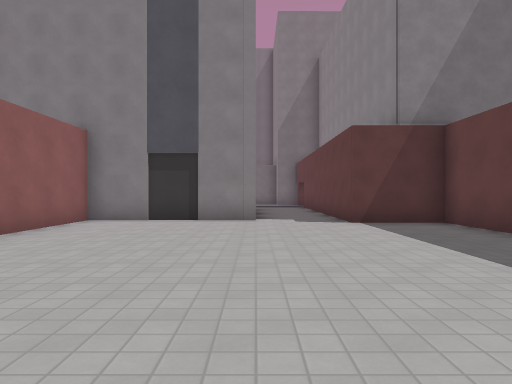
view 1 (above)

18 first-person views from a walk through a Godot game level. The camera is 1.4 m above the floor, looks level and sees 70° across. The floor is counted in squares, 2 m on a side. Each view is taken from the middle of a square. On the plan, view 1 faces up. The plan holds only what a view shows up to about 11 squares ahead; the rest is blank. The place goes on beyond the plan. Surface patterns are stand-ins for the level's own textures.

view 2
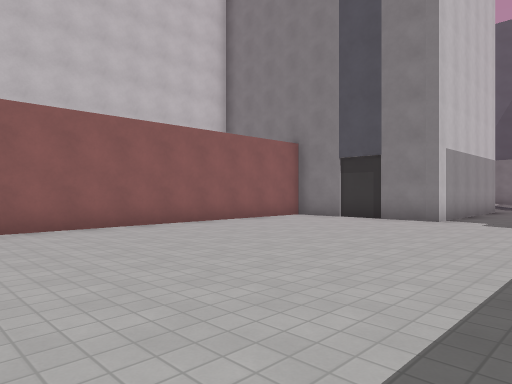

view 3
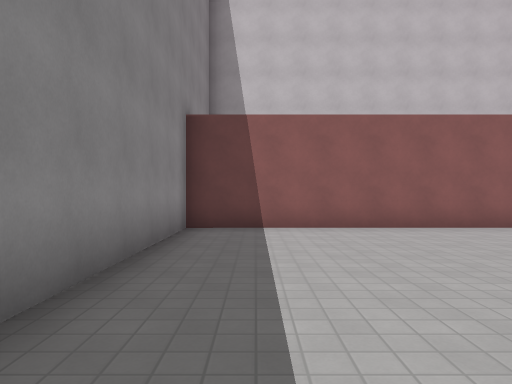

view 4
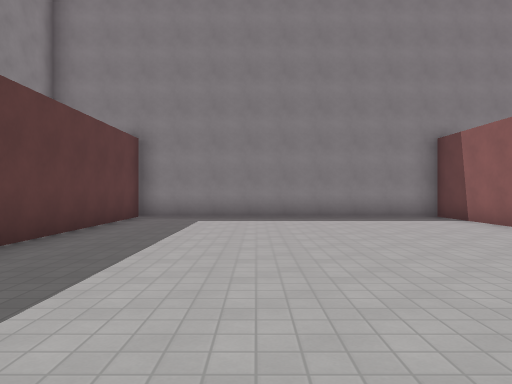

view 5
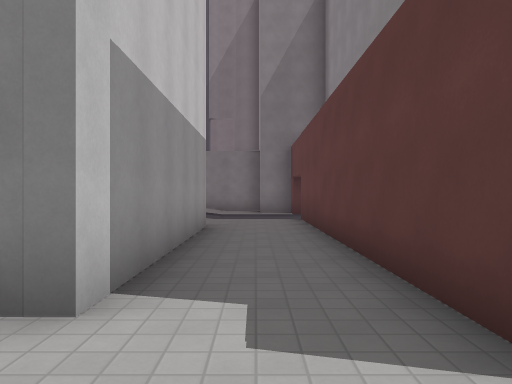

view 6
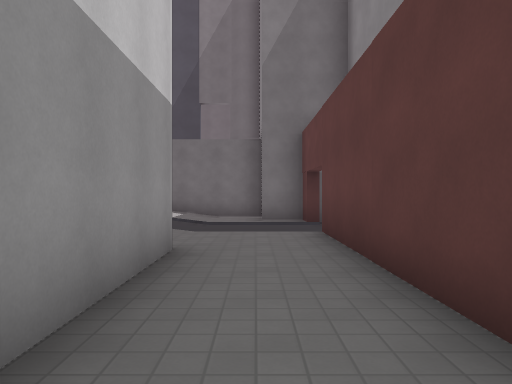

view 7
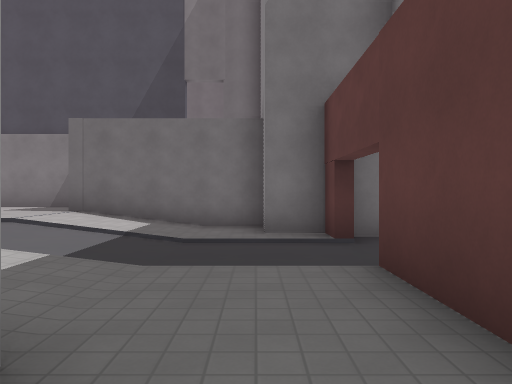

view 8
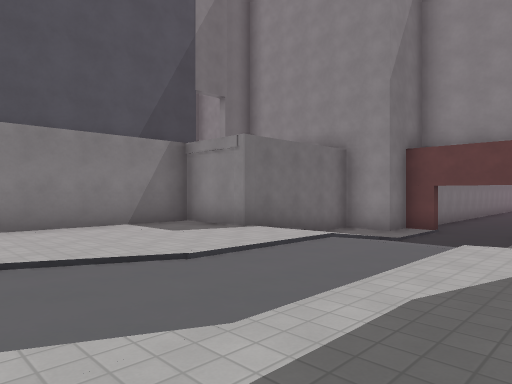

view 9
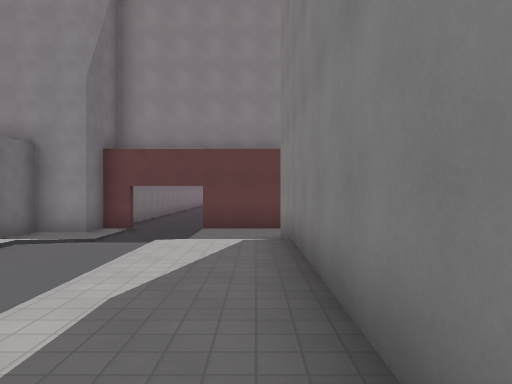

view 10
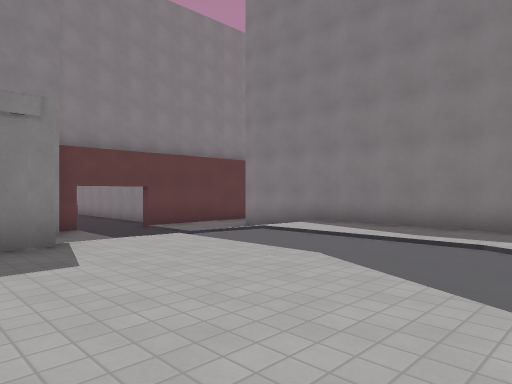

view 11
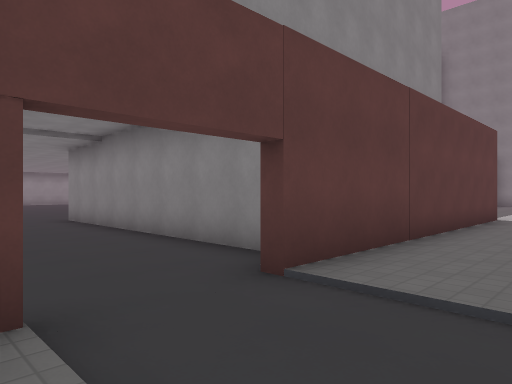

view 12
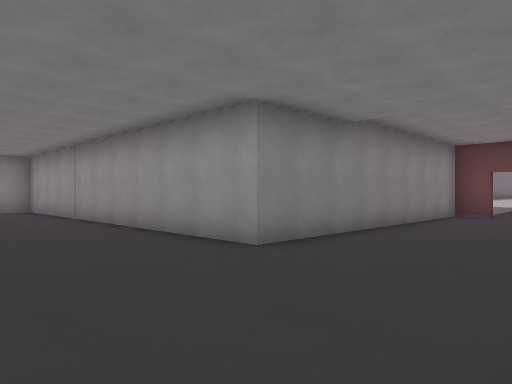

view 13
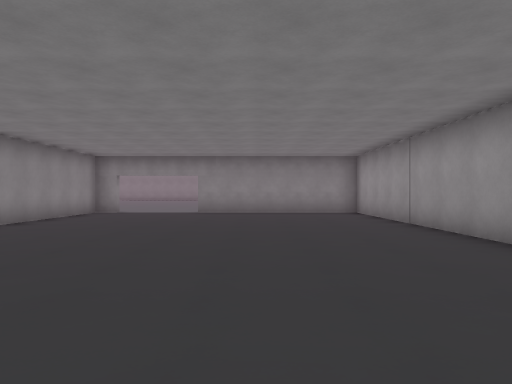

view 14
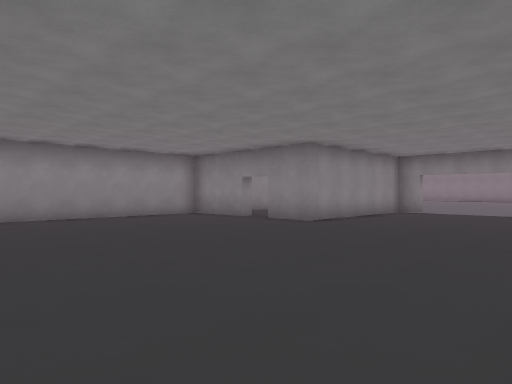

view 15
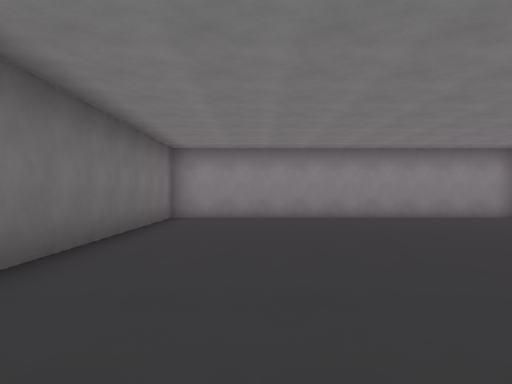

view 16
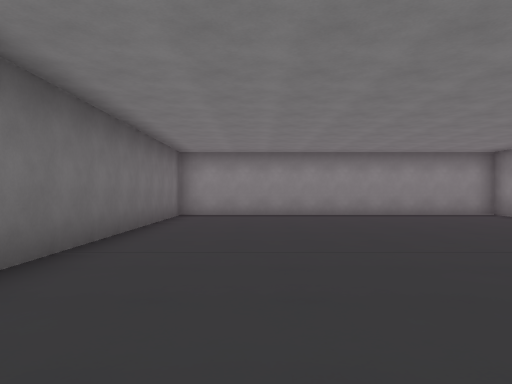

view 17
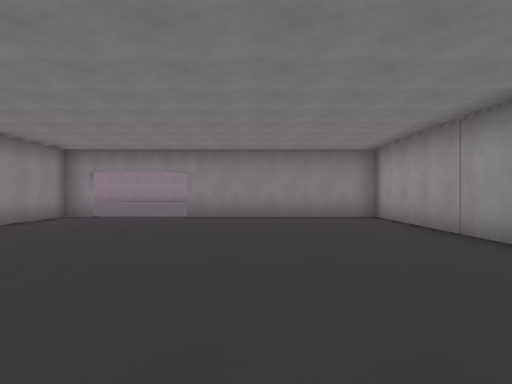

view 18
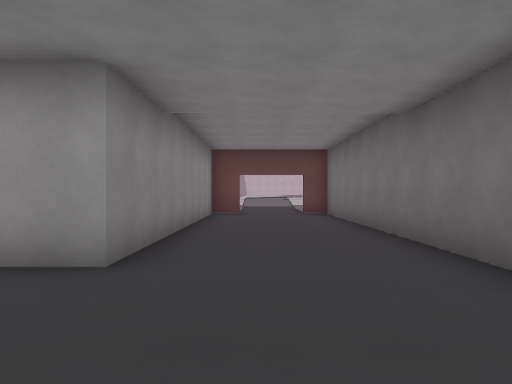

### Floor plan
Key: @ floor where view 1 was taken; # wall or solid block; . main floor; : floor 0.25 m higher than the main floor; + floor 0.75 m higher than the main floor; / step, stairs or slope.
Columns run from 8 left of view 1 to 24 right of it. Each row starts with its distance up from view 1.
 23  ######
 22 ++++++#
 21 ++++++#####
 20 ++++++//::##########    #########
 19 +//+++//::#.....................#
 18 ++++++//........................#
 17 /+++++//........................#
 16 ++++++//::#.....................#
 15 ++++++//::#########.............#
 14  ########::#      #.............#
 13         #::#      #.............#
 12         #::#      #.............#
 11         #::#      #.............#
 10         #::#      #.............#
  9    ######::###    #........## ###
  8    #:::::::::#    #........#
  7    #:::::::::#    #........#
  6    #:::::::::#    #........#
  5    #:::::::::#    #....#...#
  4    #:::::::::#    ######...#
  3    #:::::::::#
  2    #:::::::::#
  1    #:::::::::#
  0    #::::@::::#
 -1    #:::::::::#
 -2    ###########

Positions as (right, up) in squares from view 1, and headings:
1: (0, 0), facing up
2: (3, 0), facing up-left
3: (3, 0), facing left
4: (1, 9), facing down
5: (1, 7), facing up
6: (1, 10), facing up
7: (1, 13), facing up
8: (-8, 15), facing up-right
9: (-8, 15), facing right
10: (-8, 22), facing down-right
11: (0, 19), facing down-right
12: (14, 19), facing down-left
13: (14, 17), facing down
14: (14, 17), facing down-right
15: (14, 17), facing right
16: (13, 17), facing right
17: (14, 15), facing down
18: (14, 17), facing left
